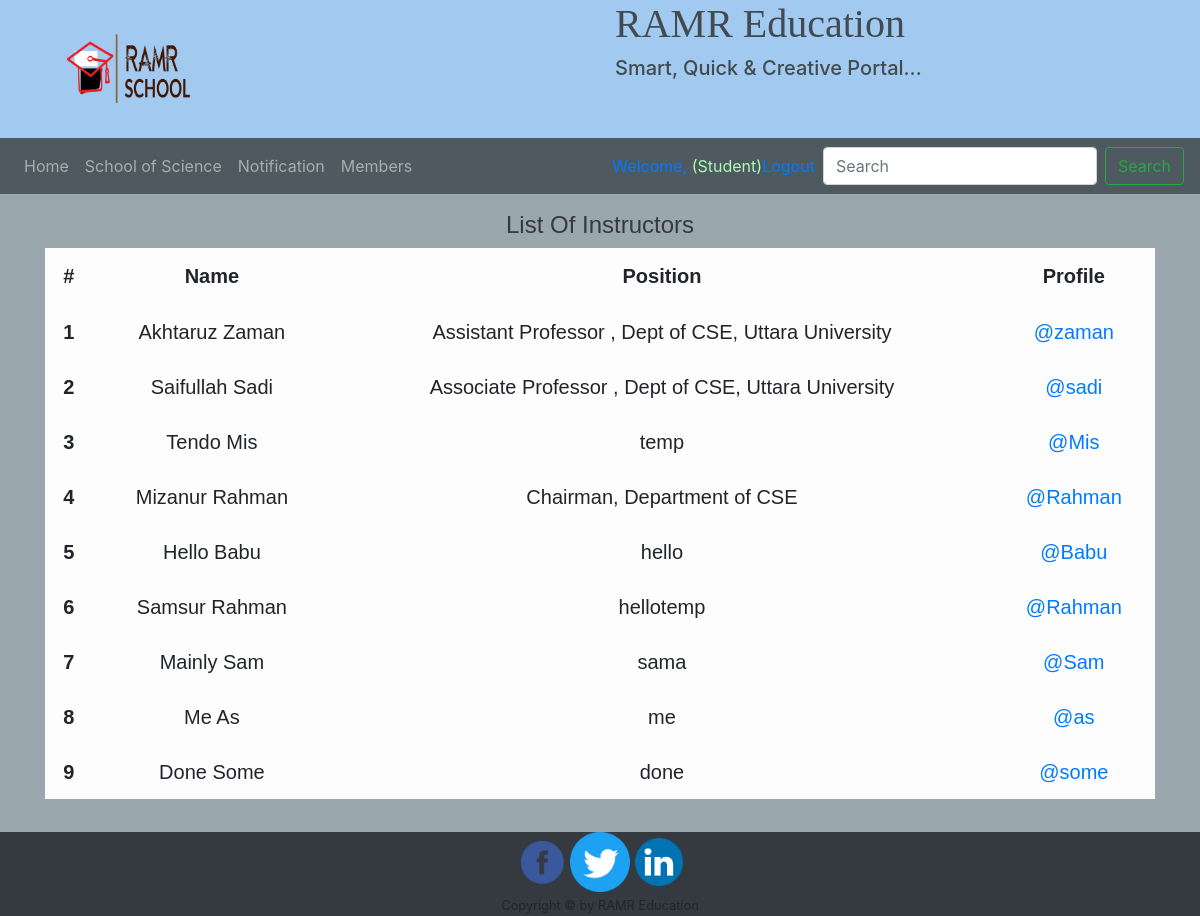
/pages/teacher/membersTeacher.php, run on the app's committed database.
### tables this page shows
CREATE TABLE `teacher` (
  `id` int(11) NOT NULL,
  `first_name` varchar(255) DEFAULT NULL,
  `last_name` varchar(255) DEFAULT NULL,
  `email` varchar(255) DEFAULT NULL,
  `address` text,
  `address2` text,
  `city` varchar(50) DEFAULT NULL,
  `remember_me` int(1) DEFAULT NULL,
  `password` varchar(255) DEFAULT NULL,
  `position` varchar(255) DEFAULT NULL,
  `type` varchar(255) NOT NULL,
  `photo` varchar(255) DEFAULT NULL
);

### pages/teacher/membersTeacher.php (the view, shortened to what this page needs)
<?php
include '../heading.php';
include '../navbar.php';
$queryTeachers = mysqli_query(mysqli_connect('localhost', 'root', 'roquib', 'ramr'), "select id,first_name,last_name, email, position from teacher");
?>
<div style="font-size:20px;text-align:center; background-color:#9aa7ad;font-family:sans-serif;padding:17px;">
    <div class="coursebton">
        <div class="container">
            <h4 class="text-dark">List Of Instructors </h1>
                <table class="table table-hover table-light">
                    <thead>
                        <tr>
                            <th>#</th>
                            <th>Name</th>
                            <th>Position</th>
                            <th>Profile</th>
                        </tr>
                    </thead>
                    <?php $i = 1; ?>
                    <tbody>
                        <?php while ($row = mysqli_fetch_array($queryTeachers)) : ?>
                            <tr>
                                <th scope="row"><?php echo $i++; ?></th>
                                <td><?php echo ucfirst($row['first_name']) . ' ' . ucfirst($row['last_name']); ?></td>
                                <td><?php echo $row['position']; ?></td>
                                <td><a href="/pages/teacher/teacherProfile.php?id=<?php echo $row['id']; ?>">@<?php echo $row['last_name']; ?></a></td>
                            </tr>
                        <?php endwhile; ?>
                    </tbody>
                </table>
        </div>
    </div>
</div>
<?php
include '../footer.php';
?>

### data on the page
teacher: first_name "Akhtaruz", last_name "Zaman", position "Assistant Professor , Dept of CSE, Uttara University", last_name "zaman"
teacher: first_name "Saifullah", last_name "Sadi", position "Associate Professor , Dept of CSE, Uttara University", last_name "sadi"
teacher: first_name "Tendo", last_name "Mis", position "temp"
teacher: first_name "Mizanur", last_name "Rahman", position "Chairman, Department of CSE"
teacher: first_name "Hello", last_name "Babu", position "hello"
teacher: first_name "Samsur", last_name "Rahman", position "hellotemp"
teacher: first_name "Mainly", last_name "Sam", position "sama"
teacher: first_name "Me", last_name "As", position "me", last_name "as"
teacher: first_name "Done", last_name "Some", position "done", last_name "some"
